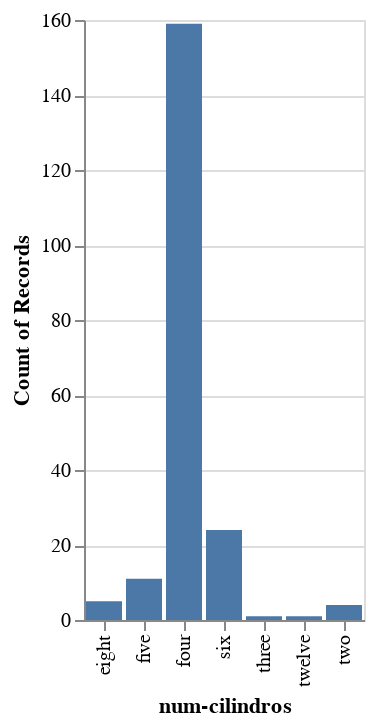

Notebook source saved alongside this figure:
### Code cell
#### GRAFICO para CATEGORICOS/CUALITATIVOS (Barras)
alt.Chart(df).mark_bar().encode(x='num-cilindros',y='count()')

### Figure 1 — Vega-Lite specification as saved in the notebook (floating-point values rounded to 4 significant figures; data arrays with more than 128 entries replaced by an {"elided": "..."} marker saying what was removed)
{"config": {"view": {"continuousWidth": 400, "continuousHeight": 300}}, "data": {"name": "data-618b75d1ab701c677a7e20a11ba8c3dc"}, "mark": "bar", "encoding": {"x": {"field": "num-cilindros", "type": "nominal"}, "y": {"aggregate": "count", "type": "quantitative"}}, "$schema": "https://vega.github.io/schema/vega-lite/v4.17.0.json", "datasets": {"data-618b75d1ab701c677a7e20a11ba8c3dc": {"elided": "205 records"}}}
